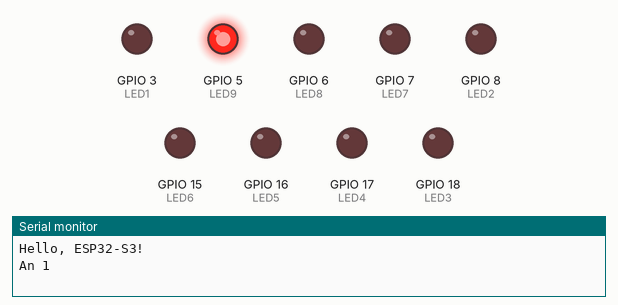
Simulated run of this sketch. Board: ESP32-S3. Shown: output pins drawn as LEDs (lit = HIGH), the last lines printed to the serial monitor.

Above: at 0.05 s.
At 0.65 s:
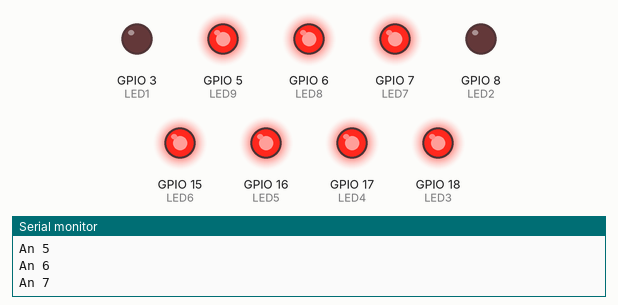
At 1.1 s:
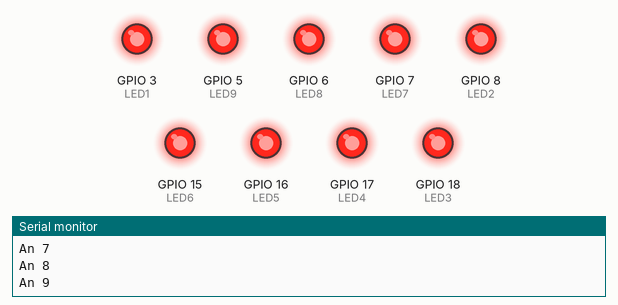
At 1.95 s:
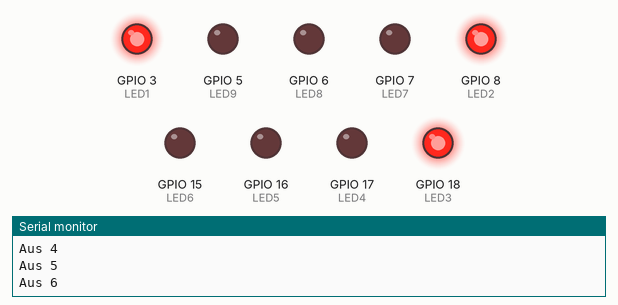
At 2.85 s:
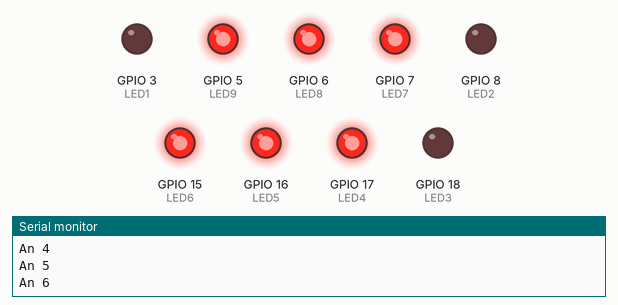
At 4.55 s:
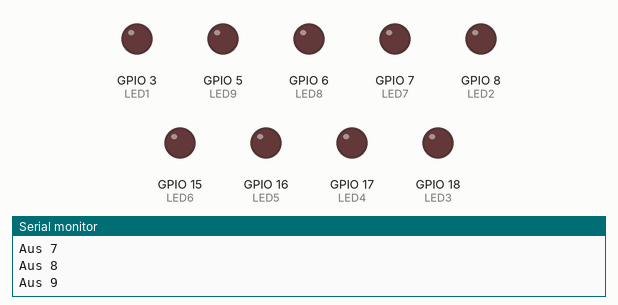
Timing chart, 0 to 5.3 s (numbered marks = the images above):
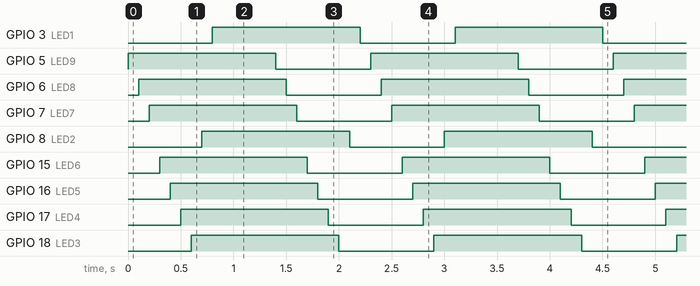

Measured:
- by itself, GPIO 3 (LED1), GPIO 5 (LED9), GPIO 6 (LED8), GPIO 7 (LED7), GPIO 8 (LED2), GPIO 15 (LED6), GPIO 16 (LED5), GPIO 17 (LED4), GPIO 18 (LED3): alternates HIGH for 1.4 s and LOW for 0.90 s

The sketch:

sketch.ino
```cpp
#define LED9 5
#define LED8 6
#define LED7 7
#define LED6 15
#define LED5 16
#define LED4 17
#define LED3 18
#define LED2 8
#define LED1 3

int arraytest[] = {LED9, LED8, LED7, LED6, LED5, LED4, LED3, LED2, LED1};

void setup() {
  pinMode(LED9, OUTPUT);
  pinMode(LED8, OUTPUT);
  pinMode(LED7, OUTPUT);
  pinMode(LED6, OUTPUT);
  pinMode(LED5, OUTPUT);
  pinMode(LED4, OUTPUT);
  pinMode(LED3, OUTPUT);
  pinMode(LED2, OUTPUT);
  pinMode(LED1, OUTPUT);
  Serial.begin(115200);
  Serial.println("Hello, ESP32-S3!");
}

void loop() {
  for (int i = 0; i < 9; i++) {
    digitalWrite(arraytest[i], HIGH);
    Serial.print("An ");
    Serial.println(i+1);
    delay(100);
  }
  delay(500);
  for (int i = 0; i < 9; i++) {
    digitalWrite(arraytest[i], LOW);
    Serial.print("Aus ");
    Serial.println(i+1);
    delay(100);
  }
}
```
